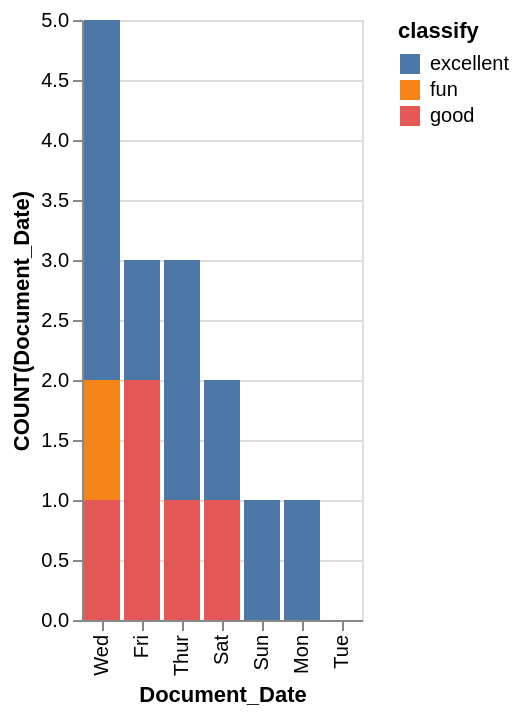

The specification (Vega-Lite) saved for this image:
### Vega-Lite specification from a JSON file in a GitHub repository (floating-point values rounded to 4 significant figures)
{"data": {"values": [{"x_data": "Wed", "y_data": 3, "classify": "excellent"}, {"x_data": "Fri", "y_data": 1, "classify": "excellent"}, {"x_data": "Thur", "y_data": 2, "classify": "excellent"}, {"x_data": "Sat", "y_data": 1, "classify": "excellent"}, {"x_data": "Sun", "y_data": 1, "classify": "excellent"}, {"x_data": "Mon", "y_data": 1, "classify": "excellent"}, {"x_data": "Tue", "y_data": 0, "classify": "excellent"}, {"x_data": "Wed", "y_data": 1, "classify": "fun"}, {"x_data": "Fri", "y_data": 0, "classify": "fun"}, {"x_data": "Thur", "y_data": 0, "classify": "fun"}, {"x_data": "Sat", "y_data": 0, "classify": "fun"}, {"x_data": "Sun", "y_data": 0, "classify": "fun"}, {"x_data": "Mon", "y_data": 0, "classify": "fun"}, {"x_data": "Tue", "y_data": 0, "classify": "fun"}, {"x_data": "Wed", "y_data": 1, "classify": "good"}, {"x_data": "Fri", "y_data": 2, "classify": "good"}, {"x_data": "Thur", "y_data": 1, "classify": "good"}, {"x_data": "Sat", "y_data": 1, "classify": "good"}, {"x_data": "Sun", "y_data": 0, "classify": "good"}, {"x_data": "Mon", "y_data": 0, "classify": "good"}, {"x_data": "Tue", "y_data": 0, "classify": "good"}]}, "mark": "bar", "encoding": {"x": {"field": "x_data", "type": "nominal", "title": "Document_Date", "sort": {"op": "sum", "field": "y_data", "order": "descending"}}, "y": {"field": "y_data", "type": "quantitative", "title": "COUNT(Document_Date)"}, "color": {"field": "classify"}}}
